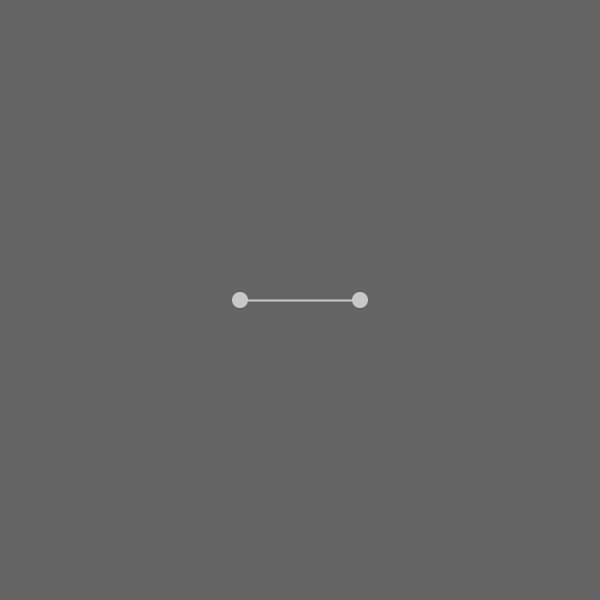
Frame 1 (no input)
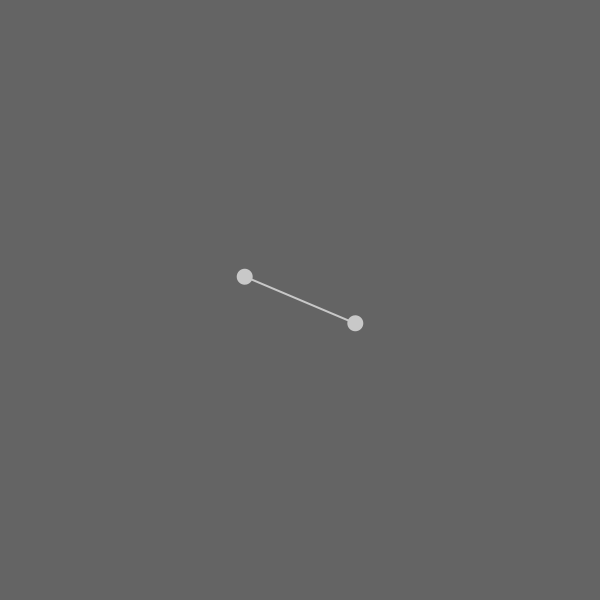
Frame 60 (the mouse pressed at the canvas centre just before this capture)
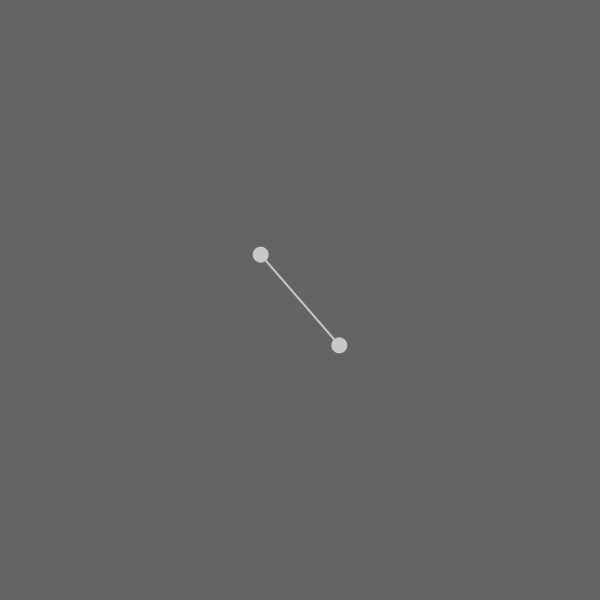
Frame 120 (the mouse held since frame 60 and released just before this capture)

The Processing sketch that drew these frames (run headless with seeded random() and noise(); from frame 60 on, the mouse is pressed at the canvas centre):

// Processing sketch: Exercise_03_01
// ── Exercise_03_01.pde
float angle = 0;

void setup() {
  size(600, 600);
  pixelDensity(displayDensity());
}

void draw() {
  background(100);
  translate(width/2, height/2);
  rotate(angle);
  stroke(200);
  strokeWeight(2);
  line(-60, 0, 60, 0);
  noStroke();
  fill(200);
  ellipse(-60, 0, 16, 16);
  ellipse(60, 0, 16, 16);
  angle += 0.06;
}
